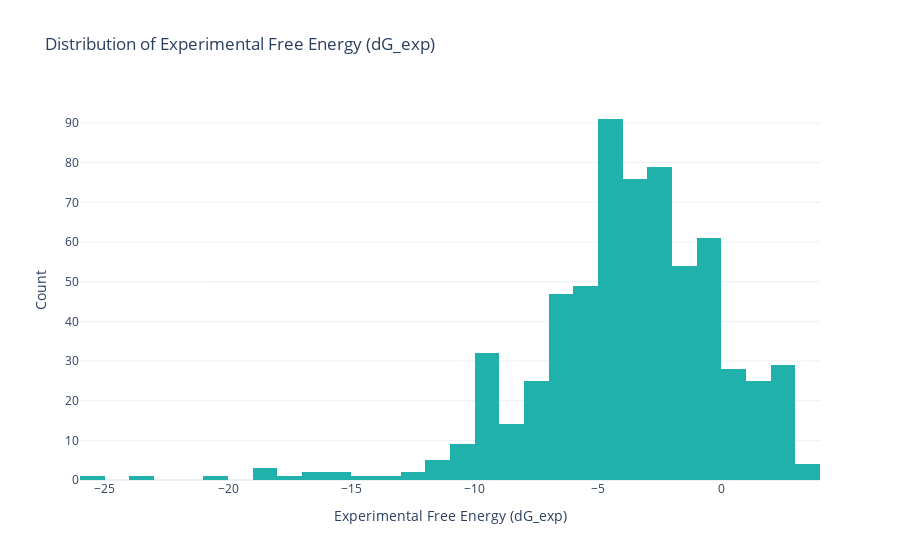
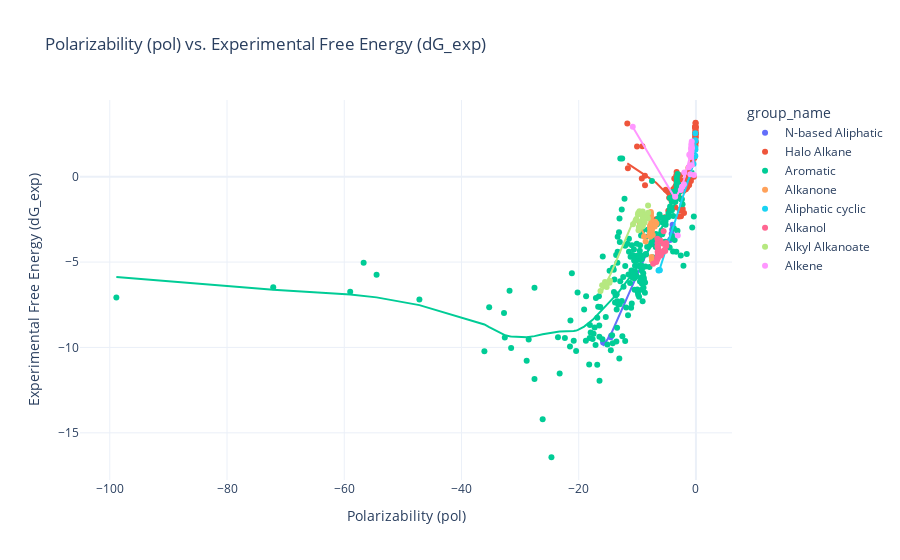
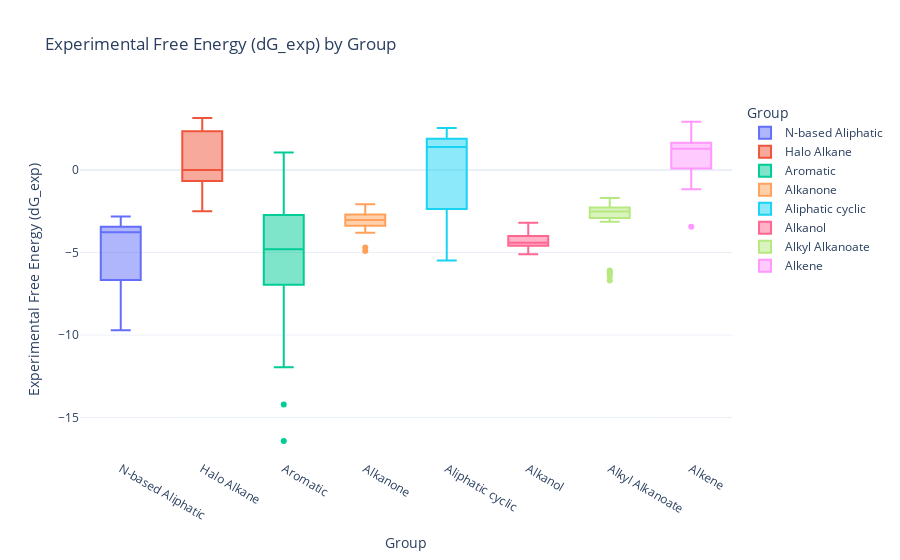

Notebook source saved alongside these figures, in order:
### Code cell
import plotly.express as px
import plotly.graph_objects as go

# 1. Distribution of Experimental Free Energy (dG_exp)
fig1 = px.histogram(
    df,
    x="dG_exp",
    nbins=30,
    title="Distribution of Experimental Free Energy (dG_exp)",
    labels={"dG_exp": "Experimental Free Energy (dG_exp)"},
    color_discrete_sequence=["lightseagreen"],
)

fig1.update_layout(
    template="plotly_white",
    xaxis_title="Experimental Free Energy (dG_exp)",
    yaxis_title="Count",
)

# 2. Scatter Plot: Polarizability (pol) vs. Experimental Free Energy (dG_exp)
fig2 = px.scatter(
    df,
    x="pol",
    y="dG_exp",
    title="Polarizability (pol) vs. Experimental Free Energy (dG_exp)",
    labels={"pol": "Polarizability", "dG_exp": "Experimental Free Energy (dG_exp)"},
    color="group_name",
    hover_name="mobleyID",
    trendline="lowess",
)

fig2.update_layout(
    template="plotly_white",
    xaxis_title="Polarizability (pol)",
    yaxis_title="Experimental Free Energy (dG_exp)",
)

# 3. Box Plot: Experimental Free Energy (dG_exp) by Group
fig3 = px.box(
    df,
    x="group_name",
    y="dG_exp",
    title="Experimental Free Energy (dG_exp) by Group",
    labels={"group_name": "Group", "dG_exp": "Experimental Free Energy (dG_exp)"},
    color="group_name",
)

fig3.update_layout(
    template="plotly_white",
    xaxis_title="Group",
    yaxis_title="Experimental Free Energy (dG_exp)",
)

# Show all plots
fig1.show()
fig2.show()
fig3.show()

### Figure 1 — Plotly figure (JSON) as saved in the notebook; plotly's stock layout.template omitted (floating-point values rounded to 4 significant figures; data arrays with more than 128 entries replaced by an {"elided": "..."} marker saying what was removed)
{"data": [{"alignmentgroup": "True", "bingroup": "x", "hovertemplate": "Experimental Free Energy (dG_exp)=%{x}<br>count=%{y}<extra></extra>", "legendgroup": "", "marker": {"color": "lightseagreen", "pattern": {"shape": ""}}, "name": "", "nbinsx": 30, "offsetgroup": "", "orientation": "v", "showlegend": false, "type": "histogram", "x": {"elided": "643 float values"}, "xaxis": "x", "yaxis": "y"}], "layout": {"barmode": "relative", "legend": {"tracegroupgap": 0}, "title": {"text": "Distribution of Experimental Free Energy (dG_exp)"}, "xaxis": {"anchor": "y", "domain": [0, 1], "title": {"text": "Experimental Free Energy (dG_exp)"}}, "yaxis": {"anchor": "x", "domain": [0, 1], "title": {"text": "Count"}}}}

### Figure 2 — Plotly figure (JSON) as saved in the notebook; plotly's stock layout.template omitted (floating-point values rounded to 4 significant figures; data arrays with more than 128 entries replaced by an {"elided": "..."} marker saying what was removed)
{"data": [{"hovertemplate": "<b>%{hovertext}</b><br><br>group_name=N-based Aliphatic<br>Polarizability=%{x}<br>Experimental Free Energy (dG_exp)=%{y}<extra></extra>", "hovertext": ["mobley_7532833", "mobley_7203421", "mobley_4893032", "mobley_4305650", "mobley_8048190", "mobley_6006813", "mobley_8221999", "mobley_1235151", "mobley_8320545", "mobley_8427539", "mobley_9671033", "mobley_1952272"], "legendgroup": "N-based Aliphatic", "marker": {"color": "#636efa", "symbol": "circle"}, "mode": "markers", "name": "N-based Aliphatic", "orientation": "v", "showlegend": true, "type": "scatter", "x": [-7.491, -14.46, -6.602, -6.782, -15.84, -4.044, -6.66, -3.978, -4.421, -14.55, -4.139, -4.962], "xaxis": "x", "y": [-3.88, -9.31, -3.52, -3.84, -9.71, -3.09, -3.64, -2.82, -3.71, -9.4, -3.34, -4.02], "yaxis": "y"}, {"hovertemplate": "<b>LOWESS trendline</b><br><br>group_name=N-based Aliphatic<br>Polarizability=%{x}<br>Experimental Free Energy (dG_exp)=%{y} <b>(trend)</b><extra></extra>", "legendgroup": "N-based Aliphatic", "marker": {"color": "#636efa", "symbol": "circle"}, "mode": "lines", "name": "N-based Aliphatic", "showlegend": false, "type": "scatter", "x": [-15.84, -14.55, -14.46, -7.491, -6.782, -6.66, -6.602, -4.962, -4.421, -4.139, -4.044, -3.978], "xaxis": "x", "y": [-9.91, -9.249, -9.196, -3.77, -3.748, -3.749, -3.751, -4.09, -3.521, -3.21, -3.105, -3.031], "yaxis": "y"}, {"hovertemplate": "<b>%{hovertext}</b><br><br>group_name=Halo Alkane<br>Polarizability=%{x}<br>Experimental Free Energy (dG_exp)=%{y}<extra></extra>", "hovertext": ["mobley_2198613", "mobley_3167746", "mobley_994483", "mobley_4434915", "mobley_8525830", "mobley_4375719", "mobley_1199854", "mobley_2178600", "mobley_3639400", "mobley_7769613", "mobley_1923244", "mobley_6235784", "mobley_4699732", "mobley_1261349", "mobley_4177472", "mobley_7578802", "mobley_8983100", "mobley_9883303", "mobley_6190089", "mobley_1803862", "mobley_9434451", "mobley_5286200", "mobley_2008055", "mobley_1792062", "mobley_2492140", "mobley_3761215", "mobley_1107178", "mobley_8614858", "mobley_9015240", "mobley_3738859", "mobley_7157427", "mobley_6896128", "mobley_1893815", "mobley_9246351", "mobley_627267", "mobley_6812653", "mobley_3060426", "mobley_664966", "mobley_2517158", "mobley_2213823", "mobley_7732703", "mobley_1231151", "mobley_1139153", "mobley_929676", "mobley_9624458", "mobley_3370989", "mobley_2068538", "mobley_4043987", "mobley_3762186", "mobley_1977493", "mobley_2996632", "mobley_7768165", "mobley_4561957", "mobley_1838110", "mobley_5157661", "mobley_1278715", "mobley_2802855", "mobley_8311321", "mobley_6359135", "mobley_8436428", "mobley_4364398", "mobley_8191186", "mobley_210639", "mobley_2609604", "mobley_9055303", "mobley_676247", "mobley_4759887", "mobley_3425174", "mobley_8668219", "mobley_9029594", "mobley_3999471", "mobley_8772587", "mobley_5449201", "mobley_1328465", "mobley_6250025", "mobley_7047032", "mobley_7708038", "mobley_4506634", "mobley_1857976", "mobley_1893937", "mobley_252413", "mobley_5935995", "mobley_2197088", "mobley_8685905", "mobley_7106722"], "legendgroup": "Halo Alkane", "marker": {"color": "#EF553B", "symbol": "circle"}, "mode": "markers", "name": "Halo Alkane", "orientation": "v", "showlegend": true, "type": "scatter", "x": [-1.498, -0.06322, -1.714, -1.968, -3.316, -0.05935, -3.443, -0.8592, -1.127, -0.5555, -0.07825, -0.3635, -2.466, -0.08627, -0.09729, -2.034, -2.091, -0.07602, -5.284, -0.07712, -1.155, -2.551, -0.07575, -2.89, -4.569, -2.751, -3.873, -0.06723, -1.264, -1.311, -1.079, -0.07147, -4.162, -2.743, -0.8975, -0.0697, -0.1025, -6.791, -1.282, -0.07592, -9.141, -0.8581, -0.1488, -1.348, -2.255, -3.689, -0.07968, -0.07774, -3.589, -1.219, -3.944, -2.778, -0.07952, -10.05, -0.08416, -3.624, -1.355, -8.689, -2.67, -0.08531, -4.611, -8.705, -2.961, -0.06794, -0.04915, -11.71, -3.297, -5.136, -0.08301, -1.981, -2.764, -3.347, -0.07484, -4.708, -3.353, -0.2739, -1.418, -9.234, -3.53, -1.116, -0.07728, -0.07536, -0.05708, -11.61, -0.07513], "xaxis": "x", "y": [-0.63, 2.88, -0.74, -0.55, -0.14, 3.13, -0.53, -0.1, -0.16, 0.84, 2.1, 0, -1.27, 2.51, 2.56, -2.13, -0.82, 2.71, -2.37, 2.38, -0.48, -2.32, 1.83, -2.33, -1.23, -0.19, -0.74, 2.67, 0.52, -0.1, 0.29, 2.97, -1.43, -1.96, -0.03, 2.48, 2.93, -2.49, 0.34, 2.51, 1.79, -0.25, 2.89, 0.18, -1.89, -0.11, 2, 2.93, -1.31, -0.33, -1.08, -1.95, 2.34, 1.77, 2.3, -0.64, -0.4, -0.5, 0.08, 2.83, -0.89, 0.06, -0.46, 2.56, 2, 3.12, 0.27, -0.77, 2.52, -0.22, -0.84, -0.25, 2.3, -1.99, 0.08, 1.09, -0.56, -0.11, -1.79, 0, 2.88, 2.51, 3.16, 0.5, 2.51], "yaxis": "y"}, {"hovertemplate": "<b>LOWESS trendline</b><br><br>group_name=Halo Alkane<br>Polarizability=%{x}<br>Experimental Free Energy (dG_exp)=%{y} <b>(trend)</b><extra></extra>", "legendgroup": "Halo Alkane", "marker": {"color": "#EF553B", "symbol": "circle"}, "mode": "lines", "name": "Halo Alkane", "showlegend": false, "type": "scatter", "x": [-11.71, -11.61, -10.05, -9.234, -9.141, -8.705, -8.689, -6.791, -5.284, -5.136, -4.708, -4.611, -4.569, -4.162, -3.944, -3.873, -3.689, -3.624, -3.589, -3.53, -3.443, -3.353, -3.347, -3.316, -3.297, -2.961, -2.89, -2.778, -2.764, -2.751, -2.743, -2.67, -2.551, -2.466, -2.255, -2.091, -2.034, -1.981, -1.968, -1.714, -1.498, -1.418, -1.355, -1.348, -1.311, -1.282, -1.264, -1.219, -1.155, -1.127, -1.116, -1.079, -0.8975, -0.8592, -0.8581, -0.5555, -0.3635, -0.2739, -0.1488, -0.1025, -0.09729, -0.08627, -0.08531, -0.08416, -0.08301, -0.07968, -0.07952, -0.07825, -0.07774, -0.07728, -0.07712, -0.07602, -0.07592, -0.07575, -0.07536, -0.07513, -0.07484, -0.07147, -0.0697, -0.06794, -0.06723, -0.06322, -0.05935, -0.05708, -0.04915], "xaxis": "x", "y": [0.785, 0.7607, 0.3937, 0.2092, 0.1884, 0.09208, 0.08853, -0.3558, -0.8905, -0.9609, -1.126, -1.126, -1.124, -1.034, -0.9814, -0.9641, -0.919, -0.9031, -0.8944, -0.8796, -0.858, -0.8349, -0.8335, -0.8254, -0.8205, -0.7303, -0.7106, -0.68, -0.676, -0.6726, -0.6703, -0.6506, -0.619, -0.5984, -0.5565, -0.5376, -0.5343, -0.5322, -0.5315, -0.4789, -0.3545, -0.289, -0.2083, -0.1944, -0.1162, -0.0529, -0.01294, 0.08279, 0.2144, 0.2716, 0.2938, 0.3689, 0.7372, 0.8155, 0.8178, 1.445, 1.853, 2.045, 2.316, 2.417, 2.428, 2.452, 2.454, 2.457, 2.459, 2.467, 2.467, 2.47, 2.471, 2.472, 2.472, 2.475, 2.475, 2.475, 2.476, 2.476, 2.477, 2.485, 2.488, 2.492, 2.494, 2.503, 2.511, 2.516, 2.533], "yaxis": "y"}, {"hovertemplate": "<b>%{hovertext}</b><br><br>group_name=Aromatic<br>Polarizability=%{x}<br>Experimental Free Energy (dG_exp)=%{y}<extra></extra>", "hovertext": {"elided": "250 str values"}, "legendgroup": "Aromatic", "marker": {"color": "#00cc96", "symbol": "circle"}, "mode": "markers", "name": "Aromatic", "orientation": "v", "showlegend": true, "type": "scatter", "x": {"elided": "250 float values"}, "xaxis": "x", "y": {"elided": "250 float values"}, "yaxis": "y"}, {"hovertemplate": "<b>LOWESS trendline</b><br><br>group_name=Aromatic<br>Polarizability=%{x}<br>Experimental Free Energy (dG_exp)=%{y} <b>(trend)</b><extra></extra>", "legendgroup": "Aromatic", "marker": {"color": "#00cc96", "symbol": "circle"}, "mode": "lines", "name": "Aromatic", "showlegend": false, "type": "scatter", "x": {"elided": "250 float values"}, "xaxis": "x", "y": {"elided": "250 float values"}, "yaxis": "y"}, {"hovertemplate": "<b>%{hovertext}</b><br><br>group_name=Alkanone<br>Polarizability=%{x}<br>Experimental Free Energy (dG_exp)=%{y}<extra></extra>", "hovertext": ["mobley_1967551", "mobley_3968043", "mobley_7375018", "mobley_2146331", "mobley_7859387", "mobley_3682850", "mobley_1976156", "mobley_3867265", "mobley_8739734", "mobley_4013838", "mobley_5346580", "mobley_9617923", "mobley_8337977", "mobley_4694328", "mobley_1502181", "mobley_2390199", "mobley_1827204", "mobley_8573194", "mobley_1881249", "mobley_3573480", "mobley_3318135", "mobley_5627459", "mobley_9407874", "mobley_8492526", "mobley_2487143", "mobley_1875719", "mobley_6632459"], "legendgroup": "Alkanone", "marker": {"color": "#FFA15A", "symbol": "circle"}, "mode": "markers", "name": "Alkanone", "orientation": "v", "showlegend": true, "type": "scatter", "x": [-8.856, -7.565, -7.679, -9.562, -7.589, -7.514, -7.703, -8.581, -7.559, -6.744, -7.497, -7.752, -7.797, -7.67, -7.694, -7.029, -7.725, -7.74, -7.802, -7.783, -6.961, -7.377, -7.832, -7.623, -7.84, -7.366, -7.886], "xaxis": "x", "y": [-3.5, -4.7, -2.15, -2.75, -2.67, -4.91, -2.07, -3.8, -3.24, -2.74, -3.11, -2.34, -3.05, -2.29, -2.49, -2.92, -2.81, -3.18, -3.52, -3.04, -2.64, -2.86, -2.88, -3.03, -3.28, -3.41, -3.43], "yaxis": "y"}, {"hovertemplate": "<b>LOWESS trendline</b><br><br>group_name=Alkanone<br>Polarizability=%{x}<br>Experimental Free Energy (dG_exp)=%{y} <b>(trend)</b><extra></extra>", "legendgroup": "Alkanone", "marker": {"color": "#FFA15A", "symbol": "circle"}, "mode": "lines", "name": "Alkanone", "showlegend": false, "type": "scatter", "x": [-9.562, -8.856, -8.581, -7.886, -7.84, -7.832, -7.802, -7.797, -7.783, -7.752, -7.74, -7.725, -7.703, -7.694, -7.679, -7.67, -7.623, -7.589, -7.565, -7.559, -7.514, -7.497, -7.377, -7.366, -7.029, -6.961, -6.744], "xaxis": "x", "y": [-2.887, -3.367, -3.558, -3.458, -3.236, -3.195, -3.047, -3.026, -2.957, -2.812, -2.757, -2.692, -2.676, -2.665, -2.631, -2.645, -2.761, -2.861, -2.911, -2.913, -2.968, -2.997, -3.171, -3.162, -2.85, -2.813, -2.688], "yaxis": "y"}, {"hovertemplate": "<b>%{hovertext}</b><br><br>group_name=Aliphatic cyclic<br>Polarizability=%{x}<br>Experimental Free Energy (dG_exp)=%{y}<extra></extra>", "hovertext": ["mobley_2328633", "mobley_5852491", "mobley_8899867", "mobley_4715906", "mobley_8006582", "mobley_6416775", "mobley_2784376", "mobley_2689721", "mobley_9100956", "mobley_7010316", "mobley_9139060", "mobley_1244778"], "legendgroup": "Aliphatic cyclic", "marker": {"color": "#19d3f3", "symbol": "circle"}, "mode": "markers", "name": "Aliphatic cyclic", "orientation": "v", "showlegend": true, "type": "scatter", "x": [-0.1045, -0.1345, -6.383, -0.0945, -0.1419, -0.1124, -0.4122, -0.1084, -0.102, -6.224, -0.08147, -6.177], "xaxis": "x", "y": [2.55, 1.59, -5.49, 1.58, 1.2, 2.13, 0.75, 1.23, 1.7, -5.46, 2.11, -5.48], "yaxis": "y"}, {"hovertemplate": "<b>LOWESS trendline</b><br><br>group_name=Aliphatic cyclic<br>Polarizability=%{x}<br>Experimental Free Energy (dG_exp)=%{y} <b>(trend)</b><extra></extra>", "legendgroup": "Aliphatic cyclic", "marker": {"color": "#19d3f3", "symbol": "circle"}, "mode": "lines", "name": "Aliphatic cyclic", "showlegend": false, "type": "scatter", "x": [-6.383, -6.224, -6.177, -0.4122, -0.1419, -0.1345, -0.1124, -0.1084, -0.1045, -0.102, -0.0945, -0.08147], "xaxis": "x", "y": [-5.581, -5.443, -5.402, 0.7498, 1.292, 1.483, 1.872, 1.981, 1.871, 1.859, 1.877, 1.947], "yaxis": "y"}, {"hovertemplate": "<b>%{hovertext}</b><br><br>group_name=Alkanol<br>Polarizability=%{x}<br>Experimental Free Energy (dG_exp)=%{y}<extra></extra>", "hovertext": ["mobley_313406", "mobley_7227357", "mobley_2245668", "mobley_7977115", "mobley_2310185", "mobley_3378420", "mobley_9838013", "mobley_5759258", "mobley_8337722", "mobley_2864987", "mobley_7983227", "mobley_1019269", "mobley_7610437", "mobley_7326982", "mobley_3414356", "mobley_5123639", "mobley_5973402", "mobley_1903702", "mobley_5079234", "mobley_36119", "mobley_1650157", "mobley_3546460", "mobley_3151666", "mobley_1636752"], "legendgroup": "Alkanol", "marker": {"color": "#FF6692", "symbol": "circle"}, "mode": "markers", "name": "Alkanol", "orientation": "v", "showlegend": true, "type": "scatter", "x": [-6.6, -5.246, -6.35, -5.078, -6.771, -6.527, -5.678, -6.51, -5.515, -6.016, -6.094, -6.569, -5.089, -6.485, -5.581, -6.072, -6.452, -5.965, -6.438, -6.56, -6.054, -6.531, -6.572, -7.302], "xaxis": "x", "y": [-4.85, -4.35, -4.5, -4.06, -5, -3.88, -4.43, -4.57, -3.2, -4.39, -4.42, -4.72, -3.88, -4.74, -3.92, -3.73, -4.42, -4.62, -4.21, -4.09, -4.47, -4.4, -3.64, -5.1], "yaxis": "y"}, {"hovertemplate": "<b>LOWESS trendline</b><br><br>group_name=Alkanol<br>Polarizability=%{x}<br>Experimental Free Energy (dG_exp)=%{y} <b>(trend)</b><extra></extra>", "legendgroup": "Alkanol", "marker": {"color": "#FF6692", "symbol": "circle"}, "mode": "lines", "name": "Alkanol", "showlegend": false, "type": "scatter", "x": [-7.302, -6.771, -6.6, -6.572, -6.569, -6.56, -6.531, -6.527, -6.51, -6.485, -6.452, -6.438, -6.35, -6.094, -6.072, -6.054, -6.016, -5.965, -5.678, -5.581, -5.515, -5.246, -5.089, -5.078], "xaxis": "x", "y": [-5.167, -4.76, -4.583, -4.542, -4.538, -4.525, -4.485, -4.48, -4.458, -4.432, -4.414, -4.415, -4.409, -4.393, -4.395, -4.395, -4.389, -4.357, -4.229, -4.198, -4.174, -4.07, -4.013, -4.009], "yaxis": "y"}, {"hovertemplate": "<b>%{hovertext}</b><br><br>group_name=Alkyl Alkanoate<br>Polarizability=%{x}<br>Experimental Free Energy (dG_exp)=%{y}<extra></extra>", "hovertext": ["mobley_2364370", "mobley_1781152", "mobley_5890803", "mobley_2341732", "mobley_4924862", "mobley_2294995", "mobley_7608435", "mobley_6973347", "mobley_7573149", "mobley_6854178", "mobley_5471704", "mobley_1592519", "mobley_3034976", "mobley_8754702", "mobley_3572203", "mobley_6619554", "mobley_1717215", "mobley_7455579", "mobley_3690931", "mobley_2607611", "mobley_1722522", "mobley_7758918", "mobley_3982371", "mobley_1075836", "mobley_1735893", "mobley_2929847", "mobley_6456034", "mobley_6981465", "mobley_1017962", "mobley_7943327", "mobley_8514745", "mobley_859464", "mobley_5390332", "mobley_820789", "mobley_4792268"], "legendgroup": "Alkyl Alkanoate", "marker": {"color": "#B6E880", "symbol": "circle"}, "mode": "markers", "name": "Alkyl Alkanoate", "orientation": "v", "showlegend": true, "type": "scatter", "x": [-9.471, -8.563, -8.204, -9.085, -9.838, -10.29, -9.078, -9.738, -9.474, -9.638, -9.09, -8.805, -16.29, -10.16, -8.15, -8.734, -10.73, -9.896, -8.396, -8.657, -8.917, -15.23, -9.794, -9.149, -14.75, -14.68, -8.169, -9.179, -9.026, -8.752, -8.907, -9.054, -9.024, -16.0, -15.51], "xaxis": "x", "y": [-2.64, -2.4, -2.44, -2.56, -2.13, -2.56, -2.04, -2.94, -2.79, -2.02, -2.21, -2.23, -6.69, -2.48, -2.11, -2.49, -2.78, -2.22, -2.28, -2.26, -2.49, -6.46, -3.13, -2.93, -6.21, -6.09, -1.69, -2.64, -2.49, -2.68, -2.51, -2.36, -2.83, -6.35, -6.16], "yaxis": "y"}, {"hovertemplate": "<b>LOWESS trendline</b><br><br>group_name=Alkyl Alkanoate<br>Polarizability=%{x}<br>Experimental Free Energy (dG_exp)=%{y} <b>(trend)</b><extra></extra>", "legendgroup": "Alkyl Alkanoate", "marker": {"color": "#B6E880", "symbol": "circle"}, "mode": "lines", "name": "Alkyl Alkanoate", "showlegend": false, "type": "scatter", "x": [-16.29, -16.0, -15.51, -15.23, -14.75, -14.68, -10.73, -10.29, -10.16, -9.896, -9.838, -9.794, -9.738, -9.638, -9.474, -9.471, -9.179, -9.149, -9.09, -9.085, -9.078, -9.054, -9.026, -9.024, -8.917, -8.907, -8.805, -8.752, -8.734, -8.657, -8.563, -8.396, -8.204, -8.169, -8.15], "xaxis": "x", "y": [-6.859, -6.679, -6.357, -6.171, -5.845, -5.797, -2.628, -2.579, -2.566, -2.533, -2.526, -2.522, -2.522, -2.525, -2.538, -2.538, -2.538, -2.534, -2.52, -2.518, -2.516, -2.51, -2.503, -2.503, -2.472, -2.468, -2.426, -2.401, -2.393, -2.358, -2.316, -2.242, -2.156, -2.139, -2.131], "yaxis": "y"}, {"hovertemplate": "<b>%{hovertext}</b><br><br>group_name=Alkene<br>Polarizability=%{x}<br>Experimental Free Energy (dG_exp)=%{y}<extra></extra>", "hovertext": ["mobley_5494918", "mobley_3211679", "mobley_6733657", "mobley_1662128", "mobley_2143011", "mobley_9913368", "mobley_778352", "mobley_303222", "mobley_7099614", "mobley_1899443", "mobley_6474572", "mobley_4762983", "mobley_299266", "mobley_9112978", "mobley_6091882", "mobley_3709920", "mobley_6571751", "mobley_5310099", "mobley_2493732", "mobley_9197172", "mobley_8885088", "mobley_4043951", "mobley_5952846", "mobley_8467917", "mobley_766666", "mobley_4465023"], "legendgroup": "Alkene", "marker": {"color": "#FF97FF", "symbol": "circle"}, "mode": "markers", "name": "Alkene", "orientation": "v", "showlegend": true, "type": "scatter", "x": [-10.78, -0.9582, -3.091, -0.8581, -0.7529, -2.576, -0.8262, -0.9886, -2.293, -0.7549, -2.379, -0.787, -0.9028, -0.8162, -1.138, -0.7127, -0.829, -0.7986, -1.986, -0.7746, -1.186, -0.808, -0.3462, -0.665, -2.048, -3.541], "xaxis": "x", "y": [2.93, 0.14, -3.44, 1.38, 1.83, -0.78, 1.31, 1.32, -0.57, 1.47, -0.59, 1.66, 1.16, 1.31, 1.28, 2.06, 0.67, 1.58, 0.25, 1.92, 0.56, 1.68, 0.1, 1.68, -0.44, -1.17], "yaxis": "y"}, {"hovertemplate": "<b>LOWESS trendline</b><br><br>group_name=Alkene<br>Polarizability=%{x}<br>Experimental Free Energy (dG_exp)=%{y} <b>(trend)</b><extra></extra>", "legendgroup": "Alkene", "marker": {"color": "#FF97FF", "symbol": "circle"}, "mode": "lines", "name": "Alkene", "showlegend": false, "type": "scatter", "x": [-10.78, -3.541, -3.091, -2.576, -2.379, -2.293, -2.048, -1.986, -1.186, -1.138, -0.9886, -0.9582, -0.9028, -0.8581, -0.829, -0.8262, -0.8162, -0.808, -0.7986, -0.787, -0.7746, -0.7549, -0.7529, -0.7127, -0.665, -0.3462], "xaxis": "x", "y": [2.906, -1.28, -0.9965, -0.6553, -0.5284, -0.4666, -0.1829, -0.1078, 0.8393, 0.9243, 1.206, 1.267, 1.327, 1.425, 1.491, 1.498, 1.52, 1.539, 1.561, 1.588, 1.617, 1.666, 1.671, 1.722, 1.532, 0.5679], "yaxis": "y"}], "layout": {"legend": {"title": {"text": "group_name"}, "tracegroupgap": 0}, "title": {"text": "Polarizability (pol) vs. Experimental Free Energy (dG_exp)"}, "xaxis": {"anchor": "y", "domain": [0, 1], "title": {"text": "Polarizability (pol)"}}, "yaxis": {"anchor": "x", "domain": [0, 1], "title": {"text": "Experimental Free Energy (dG_exp)"}}}}

### Figure 3 — Plotly figure (JSON) as saved in the notebook; plotly's stock layout.template omitted (floating-point values rounded to 4 significant figures; data arrays with more than 128 entries replaced by an {"elided": "..."} marker saying what was removed)
{"data": [{"alignmentgroup": "True", "hovertemplate": "Group=%{x}<br>Experimental Free Energy (dG_exp)=%{y}<extra></extra>", "legendgroup": "N-based Aliphatic", "marker": {"color": "#636efa"}, "name": "N-based Aliphatic", "notched": false, "offsetgroup": "N-based Aliphatic", "orientation": "v", "showlegend": true, "type": "box", "x": ["N-based Aliphatic", "N-based Aliphatic", "N-based Aliphatic", "N-based Aliphatic", "N-based Aliphatic", "N-based Aliphatic", "N-based Aliphatic", "N-based Aliphatic", "N-based Aliphatic", "N-based Aliphatic", "N-based Aliphatic", "N-based Aliphatic"], "x0": " ", "xaxis": "x", "y": [-3.88, -9.31, -3.52, -3.84, -9.71, -3.09, -3.64, -2.82, -3.71, -9.4, -3.34, -4.02], "y0": " ", "yaxis": "y"}, {"alignmentgroup": "True", "hovertemplate": "Group=%{x}<br>Experimental Free Energy (dG_exp)=%{y}<extra></extra>", "legendgroup": "Halo Alkane", "marker": {"color": "#EF553B"}, "name": "Halo Alkane", "notched": false, "offsetgroup": "Halo Alkane", "orientation": "v", "showlegend": true, "type": "box", "x": ["Halo Alkane", "Halo Alkane", "Halo Alkane", "Halo Alkane", "Halo Alkane", "Halo Alkane", "Halo Alkane", "Halo Alkane", "Halo Alkane", "Halo Alkane", "Halo Alkane", "Halo Alkane", "Halo Alkane", "Halo Alkane", "Halo Alkane", "Halo Alkane", "Halo Alkane", "Halo Alkane", "Halo Alkane", "Halo Alkane", "Halo Alkane", "Halo Alkane", "Halo Alkane", "Halo Alkane", "Halo Alkane", "Halo Alkane", "Halo Alkane", "Halo Alkane", "Halo Alkane", "Halo Alkane", "Halo Alkane", "Halo Alkane", "Halo Alkane", "Halo Alkane", "Halo Alkane", "Halo Alkane", "Halo Alkane", "Halo Alkane", "Halo Alkane", "Halo Alkane", "Halo Alkane", "Halo Alkane", "Halo Alkane", "Halo Alkane", "Halo Alkane", "Halo Alkane", "Halo Alkane", "Halo Alkane", "Halo Alkane", "Halo Alkane", "Halo Alkane", "Halo Alkane", "Halo Alkane", "Halo Alkane", "Halo Alkane", "Halo Alkane", "Halo Alkane", "Halo Alkane", "Halo Alkane", "Halo Alkane", "Halo Alkane", "Halo Alkane", "Halo Alkane", "Halo Alkane", "Halo Alkane", "Halo Alkane", "Halo Alkane", "Halo Alkane", "Halo Alkane", "Halo Alkane", "Halo Alkane", "Halo Alkane", "Halo Alkane", "Halo Alkane", "Halo Alkane", "Halo Alkane", "Halo Alkane", "Halo Alkane", "Halo Alkane", "Halo Alkane", "Halo Alkane", "Halo Alkane", "Halo Alkane", "Halo Alkane", "Halo Alkane"], "x0": " ", "xaxis": "x", "y": [-0.63, 2.88, -0.74, -0.55, -0.14, 3.13, -0.53, -0.1, -0.16, 0.84, 2.1, 0, -1.27, 2.51, 2.56, -2.13, -0.82, 2.71, -2.37, 2.38, -0.48, -2.32, 1.83, -2.33, -1.23, -0.19, -0.74, 2.67, 0.52, -0.1, 0.29, 2.97, -1.43, -1.96, -0.03, 2.48, 2.93, -2.49, 0.34, 2.51, 1.79, -0.25, 2.89, 0.18, -1.89, -0.11, 2, 2.93, -1.31, -0.33, -1.08, -1.95, 2.34, 1.77, 2.3, -0.64, -0.4, -0.5, 0.08, 2.83, -0.89, 0.06, -0.46, 2.56, 2, 3.12, 0.27, -0.77, 2.52, -0.22, -0.84, -0.25, 2.3, -1.99, 0.08, 1.09, -0.56, -0.11, -1.79, 0, 2.88, 2.51, 3.16, 0.5, 2.51], "y0": " ", "yaxis": "y"}, {"alignmentgroup": "True", "hovertemplate": "Group=%{x}<br>Experimental Free Energy (dG_exp)=%{y}<extra></extra>", "legendgroup": "Aromatic", "marker": {"color": "#00cc96"}, "name": "Aromatic", "notched": false, "offsetgroup": "Aromatic", "orientation": "v", "showlegend": true, "type": "box", "x": {"elided": "250 str values"}, "x0": " ", "xaxis": "x", "y": {"elided": "250 float values"}, "y0": " ", "yaxis": "y"}, {"alignmentgroup": "True", "hovertemplate": "Group=%{x}<br>Experimental Free Energy (dG_exp)=%{y}<extra></extra>", "legendgroup": "Alkanone", "marker": {"color": "#FFA15A"}, "name": "Alkanone", "notched": false, "offsetgroup": "Alkanone", "orientation": "v", "showlegend": true, "type": "box", "x": ["Alkanone", "Alkanone", "Alkanone", "Alkanone", "Alkanone", "Alkanone", "Alkanone", "Alkanone", "Alkanone", "Alkanone", "Alkanone", "Alkanone", "Alkanone", "Alkanone", "Alkanone", "Alkanone", "Alkanone", "Alkanone", "Alkanone", "Alkanone", "Alkanone", "Alkanone", "Alkanone", "Alkanone", "Alkanone", "Alkanone", "Alkanone"], "x0": " ", "xaxis": "x", "y": [-3.5, -4.7, -2.15, -2.75, -2.67, -4.91, -2.07, -3.8, -3.24, -2.74, -3.11, -2.34, -3.05, -2.29, -2.49, -2.92, -2.81, -3.18, -3.52, -3.04, -2.64, -2.86, -2.88, -3.03, -3.28, -3.41, -3.43], "y0": " ", "yaxis": "y"}, {"alignmentgroup": "True", "hovertemplate": "Group=%{x}<br>Experimental Free Energy (dG_exp)=%{y}<extra></extra>", "legendgroup": "Aliphatic cyclic", "marker": {"color": "#19d3f3"}, "name": "Aliphatic cyclic", "notched": false, "offsetgroup": "Aliphatic cyclic", "orientation": "v", "showlegend": true, "type": "box", "x": ["Aliphatic cyclic", "Aliphatic cyclic", "Aliphatic cyclic", "Aliphatic cyclic", "Aliphatic cyclic", "Aliphatic cyclic", "Aliphatic cyclic", "Aliphatic cyclic", "Aliphatic cyclic", "Aliphatic cyclic", "Aliphatic cyclic", "Aliphatic cyclic"], "x0": " ", "xaxis": "x", "y": [2.55, 1.59, -5.49, 1.58, 1.2, 2.13, 0.75, 1.23, 1.7, -5.46, 2.11, -5.48], "y0": " ", "yaxis": "y"}, {"alignmentgroup": "True", "hovertemplate": "Group=%{x}<br>Experimental Free Energy (dG_exp)=%{y}<extra></extra>", "legendgroup": "Alkanol", "marker": {"color": "#FF6692"}, "name": "Alkanol", "notched": false, "offsetgroup": "Alkanol", "orientation": "v", "showlegend": true, "type": "box", "x": ["Alkanol", "Alkanol", "Alkanol", "Alkanol", "Alkanol", "Alkanol", "Alkanol", "Alkanol", "Alkanol", "Alkanol", "Alkanol", "Alkanol", "Alkanol", "Alkanol", "Alkanol", "Alkanol", "Alkanol", "Alkanol", "Alkanol", "Alkanol", "Alkanol", "Alkanol", "Alkanol", "Alkanol"], "x0": " ", "xaxis": "x", "y": [-4.85, -4.35, -4.5, -4.06, -5, -3.88, -4.43, -4.57, -3.2, -4.39, -4.42, -4.72, -3.88, -4.74, -3.92, -3.73, -4.42, -4.62, -4.21, -4.09, -4.47, -4.4, -3.64, -5.1], "y0": " ", "yaxis": "y"}, {"alignmentgroup": "True", "hovertemplate": "Group=%{x}<br>Experimental Free Energy (dG_exp)=%{y}<extra></extra>", "legendgroup": "Alkyl Alkanoate", "marker": {"color": "#B6E880"}, "name": "Alkyl Alkanoate", "notched": false, "offsetgroup": "Alkyl Alkanoate", "orientation": "v", "showlegend": true, "type": "box", "x": ["Alkyl Alkanoate", "Alkyl Alkanoate", "Alkyl Alkanoate", "Alkyl Alkanoate", "Alkyl Alkanoate", "Alkyl Alkanoate", "Alkyl Alkanoate", "Alkyl Alkanoate", "Alkyl Alkanoate", "Alkyl Alkanoate", "Alkyl Alkanoate", "Alkyl Alkanoate", "Alkyl Alkanoate", "Alkyl Alkanoate", "Alkyl Alkanoate", "Alkyl Alkanoate", "Alkyl Alkanoate", "Alkyl Alkanoate", "Alkyl Alkanoate", "Alkyl Alkanoate", "Alkyl Alkanoate", "Alkyl Alkanoate", "Alkyl Alkanoate", "Alkyl Alkanoate", "Alkyl Alkanoate", "Alkyl Alkanoate", "Alkyl Alkanoate", "Alkyl Alkanoate", "Alkyl Alkanoate", "Alkyl Alkanoate", "Alkyl Alkanoate", "Alkyl Alkanoate", "Alkyl Alkanoate", "Alkyl Alkanoate", "Alkyl Alkanoate"], "x0": " ", "xaxis": "x", "y": [-2.64, -2.4, -2.44, -2.56, -2.13, -2.56, -2.04, -2.94, -2.79, -2.02, -2.21, -2.23, -6.69, -2.48, -2.11, -2.49, -2.78, -2.22, -2.28, -2.26, -2.49, -6.46, -3.13, -2.93, -6.21, -6.09, -1.69, -2.64, -2.49, -2.68, -2.51, -2.36, -2.83, -6.35, -6.16], "y0": " ", "yaxis": "y"}, {"alignmentgroup": "True", "hovertemplate": "Group=%{x}<br>Experimental Free Energy (dG_exp)=%{y}<extra></extra>", "legendgroup": "Alkene", "marker": {"color": "#FF97FF"}, "name": "Alkene", "notched": false, "offsetgroup": "Alkene", "orientation": "v", "showlegend": true, "type": "box", "x": ["Alkene", "Alkene", "Alkene", "Alkene", "Alkene", "Alkene", "Alkene", "Alkene", "Alkene", "Alkene", "Alkene", "Alkene", "Alkene", "Alkene", "Alkene", "Alkene", "Alkene", "Alkene", "Alkene", "Alkene", "Alkene", "Alkene", "Alkene", "Alkene", "Alkene", "Alkene"], "x0": " ", "xaxis": "x", "y": [2.93, 0.14, -3.44, 1.38, 1.83, -0.78, 1.31, 1.32, -0.57, 1.47, -0.59, 1.66, 1.16, 1.31, 1.28, 2.06, 0.67, 1.58, 0.25, 1.92, 0.56, 1.68, 0.1, 1.68, -0.44, -1.17], "y0": " ", "yaxis": "y"}], "layout": {"boxmode": "overlay", "legend": {"title": {"text": "Group"}, "tracegroupgap": 0}, "title": {"text": "Experimental Free Energy (dG_exp) by Group"}, "xaxis": {"anchor": "y", "categoryarray": ["N-based Aliphatic", "Halo Alkane", "Aromatic", null, "Alkanone", "Aliphatic cyclic", "Alkanol", "Alkyl Alkanoate", "Alkene"], "categoryorder": "array", "domain": [0, 1], "title": {"text": "Group"}}, "yaxis": {"anchor": "x", "domain": [0, 1], "title": {"text": "Experimental Free Energy (dG_exp)"}}}}
